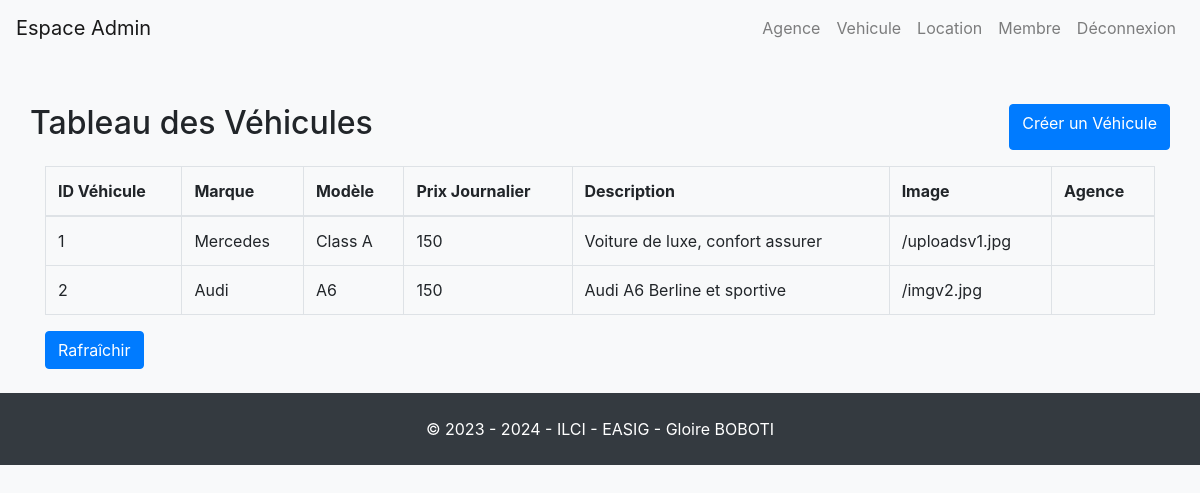
Page /vehicule.php on the committed database.
### tables this page shows
CREATE TABLE IF NOT EXISTS `vehicule` (
  `id_vehicule` int(11) NOT NULL AUTO_INCREMENT,
  `marque` varchar(20) NOT NULL,
  `modele` varchar(20) DEFAULT NULL,
  `prix_journalier` float(5,2) DEFAULT NULL,
  `description` text,
  `image` varchar(20) DEFAULT NULL,
  `agence` int(10) DEFAULT NULL,
  PRIMARY KEY (`id_vehicule`),
  KEY `agence` (`agence`)
);

### vehicule.php (the view, shortened to what this page needs)
<!DOCTYPE html>
<html lang="fr">
<head>
    <link rel="stylesheet" href="https://stackpath.bootstrapcdn.com/bootstrap/4.3.1/css/bootstrap.min.css">
</head>
<body class="bg-light">
<?php include 'ad_header.php' ?>
<div class="container mt-5">
    <div class="row justify-content-between mb-3">
        <h2>Tableau des Véhicules</h2>
        <a href="views/formulaire_vehicule.php" class="btn btn-primary">Créer un Véhicule</a>
    </div>
    <?php
    $pdo = new PDO("mysql:host=127.0.0.1;dbname=23_24_b2_projet_sira", "root", "");
    $pdo->setAttribute(PDO::ATTR_ERRMODE, PDO::ERRMODE_EXCEPTION);
    $stmt = $pdo->query("SELECT * FROM vehicule");
    $vehicules = $stmt->fetchAll(PDO::FETCH_ASSOC);
    if (count($vehicules) > 0) :
        ?>
        <table class="table table-bordered">
            <thead>
            <tr>
                <th>ID Véhicule</th>
                <th>Marque</th>
                <th>Modèle</th>
                <th>Prix Journalier</th>
                <th>Description</th>
                <th>Image</th>
                <th>Agence</th>
            </tr>
            </thead>
            <tbody>
            <?php foreach ($vehicules as $vehicule) : ?>
                <tr>
                    <td><?php echo $vehicule['id_vehicule']; ?></td>
                    <td><?php echo $vehicule['marque']; ?></td>
                    <td><?php echo $vehicule['modele']; ?></td>
                    <td><?php echo $vehicule['prix_journalier']; ?></td>
                    <td><?php echo $vehicule['description']; ?></td>
                    <td><?php echo $vehicule['image']; ?></td>
                    <td><?php echo $vehicule['agence']; ?></td>
                </tr>
            <?php endforeach; ?>
            </tbody>
        </table>
    <?php else : ?>
        <p>Aucun véhicule disponible pour le moment.</p>
    <?php endif; ?>
    <a href="vehicule.php" class="btn btn-primary">Rafraîchir</a>
</div>
<?php
    include 'footer.php';
?>
</body>
</html>

### rows in the picture
vehicule: id_vehicule "1", marque "Mercedes", modele "Class A", prix_journalier "150", description "Voiture de luxe, confort assurer", image "/uploadsv1.jpg"
vehicule: id_vehicule "2", marque "Audi", modele "A6", prix_journalier "150", description "Audi A6 Berline et sportive", image "/imgv2.jpg"
